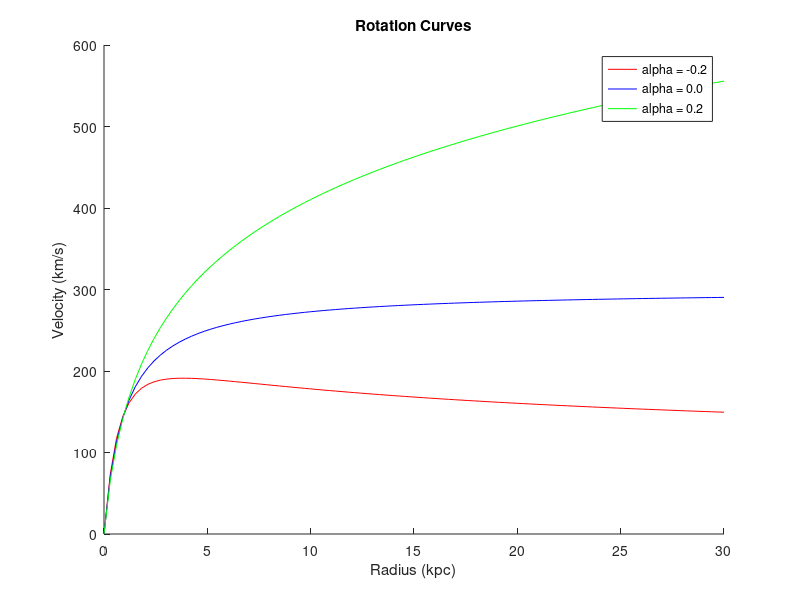
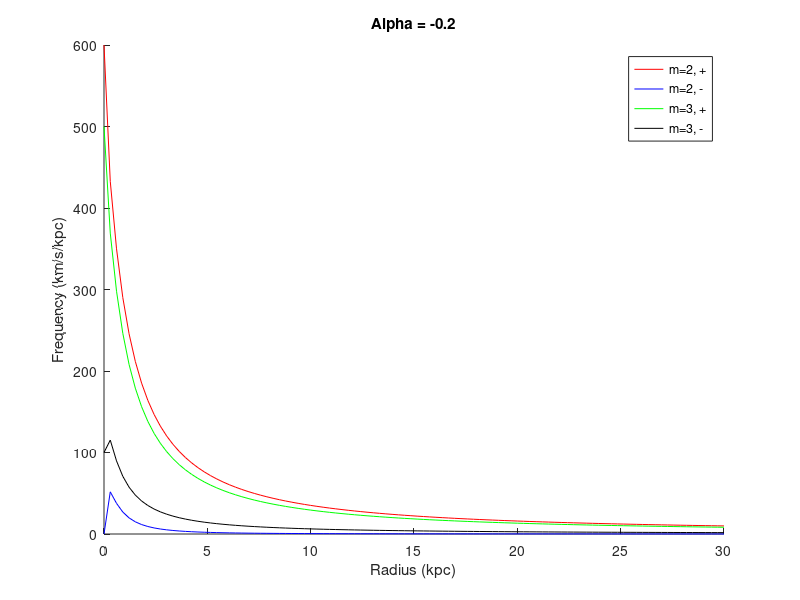
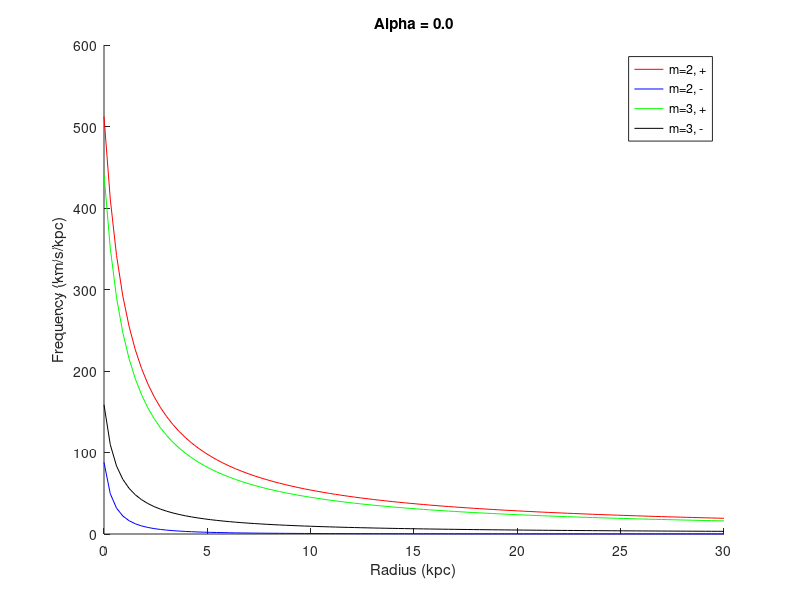
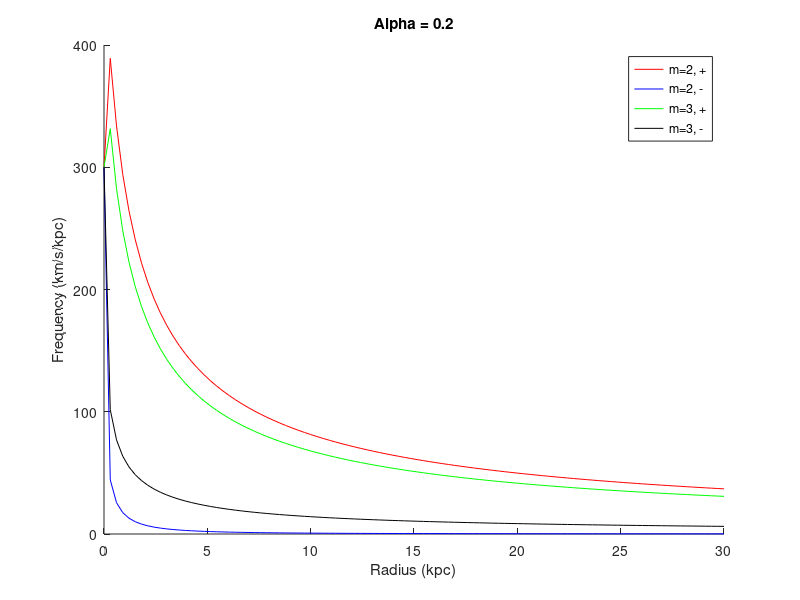

MATLAB code for these plots, in order:
% Logan Prust - Astro 586 - Homework 6 - Problem 2

clear,clc;

R0=1;
vc=300;
alpha1=-0.2;
alpha2=0;
alpha3=0.2;
n=100;
R=linspace(0,30,n);
c=5;
G=(6.673E-11)/1000^2/(3.0857E19); % km^2/s^2*kpc/kg
Rcr=10; % kpc

pattern1=vc/(R0+Rcr^(1+0.2)); % km/s/kpc
pattern2=vc/(R0+Rcr^(1+0));
pattern3=vc/(R0+Rcr^(1-0.2));

for i=1:n
    v1(i)=vc*R(i)/(R0+R(i)^(1-alpha1));
    v2(i)=vc*R(i)/(R0+R(i)^(1-alpha2));
    v3(i)=vc*R(i)/(R0+R(i)^(1-alpha3));
    alpha=alpha1;
    Emin=c/pi/G*vc*sqrt(4/(R0+R(i)^(1-alpha))^2-2*(1-alpha)*R(i)^(-alpha)/(R0+R(i)^(1-alpha))^3);
    m=2;
    a1m2p(i)=vc/(R0+R(i)^(1-alpha))+vc/m*sqrt(4/(R0+R(i)^(1-alpha))^2-2*(1-alpha)*R(i)^(-alpha)/(R0+R(i)^(1-alpha))^3);
    a1m2m(i)=vc/(R0+R(i)^(1-alpha))-vc/m*sqrt(4/(R0+R(i)^(1-alpha))^2-2*(1-alpha)*R(i)^(-alpha)/(R0+R(i)^(1-alpha))^3);
    m=3;
    a1m3p(i)=vc/(R0+R(i)^(1-alpha))+vc/m*sqrt(4/(R0+R(i)^(1-alpha))^2-2*(1-alpha)*R(i)^(-alpha)/(R0+R(i)^(1-alpha))^3);
    a1m3m(i)=vc/(R0+R(i)^(1-alpha))-vc/m*sqrt(4/(R0+R(i)^(1-alpha))^2-2*(1-alpha)*R(i)^(-alpha)/(R0+R(i)^(1-alpha))^3);
    alpha=alpha2;
    m=2;
    a2m2p(i)=vc/(R0+R(i)^(1-alpha))+vc/m*sqrt(4/(R0+R(i)^(1-alpha))^2-2*(1-alpha)*R(i)^(-alpha)/(R0+R(i)^(1-alpha))^3);
    a2m2m(i)=vc/(R0+R(i)^(1-alpha))-vc/m*sqrt(4/(R0+R(i)^(1-alpha))^2-2*(1-alpha)*R(i)^(-alpha)/(R0+R(i)^(1-alpha))^3);
    m=3;
    a2m3p(i)=vc/(R0+R(i)^(1-alpha))+vc/m*sqrt(4/(R0+R(i)^(1-alpha))^2-2*(1-alpha)*R(i)^(-alpha)/(R0+R(i)^(1-alpha))^3);
    a2m3m(i)=vc/(R0+R(i)^(1-alpha))-vc/m*sqrt(4/(R0+R(i)^(1-alpha))^2-2*(1-alpha)*R(i)^(-alpha)/(R0+R(i)^(1-alpha))^3);
    alpha=alpha3;
    m=2;
    a3m2p(i)=vc/(R0+R(i)^(1-alpha))+vc/m*sqrt(4/(R0+R(i)^(1-alpha))^2-2*(1-alpha)*R(i)^(-alpha)/(R0+R(i)^(1-alpha))^3);
    a3m2m(i)=vc/(R0+R(i)^(1-alpha))-vc/m*sqrt(4/(R0+R(i)^(1-alpha))^2-2*(1-alpha)*R(i)^(-alpha)/(R0+R(i)^(1-alpha))^3);
    m=3;
    a3m3p(i)=vc/(R0+R(i)^(1-alpha))+vc/m*sqrt(4/(R0+R(i)^(1-alpha))^2-2*(1-alpha)*R(i)^(-alpha)/(R0+R(i)^(1-alpha))^3);
    a3m3m(i)=vc/(R0+R(i)^(1-alpha))-vc/m*sqrt(4/(R0+R(i)^(1-alpha))^2-2*(1-alpha)*R(i)^(-alpha)/(R0+R(i)^(1-alpha))^3);
end

for i=1:n
    alpha=alpha1;
    kcrit1(i)=1/c*vc*sqrt(4/(R0+R(i)^(1-alpha))^2-2*(1-alpha)*R(i)^(-alpha)/(R0+R(i)^(1-alpha))^3);
    kcritbar1(i)=kcrit1(i)*R(i)/2;
    x1(i)=kcritbar1(i)/2;
    alpha=alpha2;
    kcrit2(i)=1/c*vc*sqrt(4/(R0+R(i)^(1-alpha))^2-2*(1-alpha)*R(i)^(-alpha)/(R0+R(i)^(1-alpha))^3);
    kcritbar2(i)=kcrit2(i)*R(i)/2;
    x2(i)=kcritbar2(i)/2;
    alpha=alpha3;
    kcrit3(i)=1/c*vc*sqrt(4/(R0+R(i)^(1-alpha))^2-2*(1-alpha)*R(i)^(-alpha)/(R0+R(i)^(1-alpha))^3);
    kcritbar3(i)=kcrit3(i)*R(i)/2;
    x3(i)=kcritbar3(i)/2;
end

figure(1);
hold on;
plot(R,v1,'r');
plot(R,v2,'b');
plot(R,v3,'g');
title('Rotation Curves');
xlabel('Radius (kpc)');
ylabel('Velocity (km/s)');
legend('alpha = -0.2','alpha = 0.0','alpha = 0.2');

figure(2);
hold on;
plot(R,a1m2p,'r');
plot(R,a1m2m,'b');
plot(R,a1m3p,'g');
plot(R,a1m3m,'k');
plot(R,pattern1,'-');
title('Alpha = -0.2');
xlabel('Radius (kpc)');
ylabel('Frequency (km/s/kpc)');
legend('m=2, +','m=2, -','m=3, +','m=3, -');

figure(3);
hold on;
plot(R,a2m2p,'r');
plot(R,a2m2m,'b');
plot(R,a2m3p,'g');
plot(R,a2m3m,'k');
plot(R,pattern2,'-');
title('Alpha = 0.0');
xlabel('Radius (kpc)');
ylabel('Frequency (km/s/kpc)');
legend('m=2, +','m=2, -','m=3, +','m=3, -');

figure(4);
hold on;
plot(R,a3m2p,'r');
plot(R,a3m2m,'b');
plot(R,a3m3p,'g');
plot(R,a3m3m,'k');
plot(R,pattern3,'-');
title('Alpha = 0.2');
xlabel('Radius (kpc)');
ylabel('Frequency (km/s/kpc)');
legend('m=2, +','m=2, -','m=3, +','m=3, -');

figure(5);
hold on;
plot(R,kcrit1,'r');
plot(R,kcrit2,'b');
plot(R,kcrit3,'g');
title('Critical Wavenumber');
xlabel('Radius (kpc)');
ylabel('Critical Wavenumber (1/kpc)');
legend('alpha = -0.2','alpha = 0.0','alpha = 0.2');

figure(6);
hold on;
plot(R,x1,'r');
plot(R,x2,'b');
plot(R,x3,'g');
title('Bar Instability');
xlabel('Radius (kpc)');
ylabel('Instability Parameter');
legend('alpha = -0.2','alpha = 0.0','alpha = 0.2');
